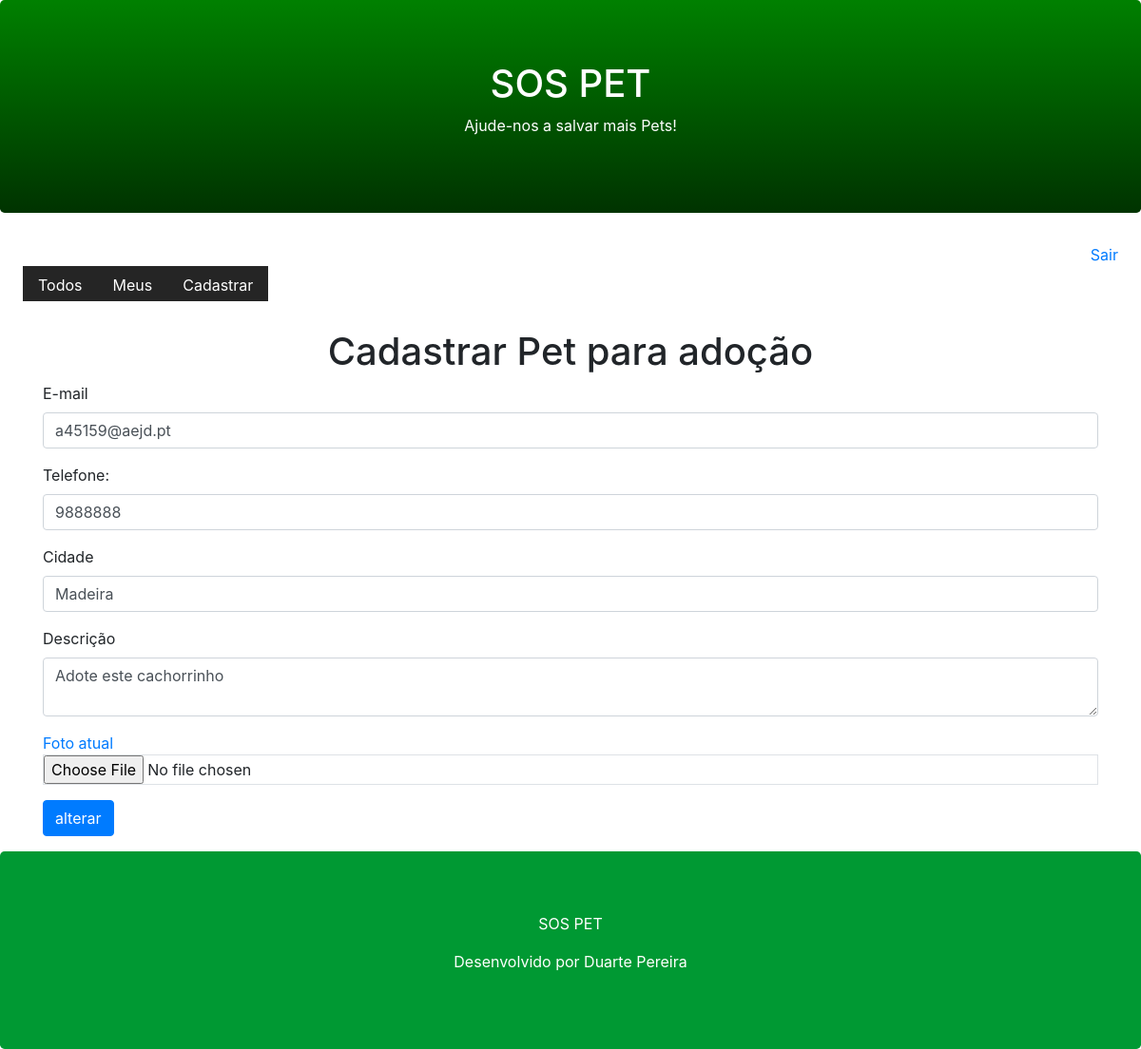
The app's page /pet/register/?id=3 (signed in) with its own data.
### core/models.py (models this page shows, shortened)
class Pet(models.Model):
    city = models.CharField(max_length=100)
    description = models.TextField()
    phone = models.CharField(max_length=11)
    email = models.EmailField()
    begin_date = models.DateTimeField(auto_now_add=True)
    photo = models.ImageField(upload_to='pet')
    active =models.BooleanField(default=True)
    user = models.ForeignKey(User, on_delete = models.CASCADE)

### core/views.py (the view)
# urls.py: path('pet/register/', views.register_pet),
@login_required(login_url='/login/')
def register_pet(request):
    pet_id = request.GET.get('id')
    if pet_id:
        pet = Pet.objects.get(id=pet_id)
        if pet.user == request.user:
            return render(request, 'register-pet.html', {'pet':pet})
    return render(request, 'register-pet.html')

### templates/register-pet.html (shortened to what this page needs)
{% extends "model-page.html" %}
{% block content %}
<h1 class="text-center">Cadastrar Pet para adoção</h1>
<form enctype="multipart/form-data" action="submit", method="POST"> {% csrf_token %}
<div class="container">
    <div class="form-group">
        <label for="email">E-mail</label>
        <input class="form-control" name="email" type="text" value="{{ pet.email }}">
    </div>
    <div class="form-group">
        <label for="phone">Telefone:</label>
        <input class="form-control" name="phone" type="text" value="{{ pet.phone }}">
    </div>
   <div class="form-group">
       <label for="city">Cidade</label>
       <input class="form-control" name="city" type="text" value="{{ pet.city }}">
   </div>
   <div class="form-group">
       <label for="description">Descrição</label>
       <textarea class="form-control" row="5" name="description">{{ pet.description }}</textarea>
   </div>
   <div class="form-group">
       <a href="/media/{{ pet.photo }}" target="_blank">Foto atual</a>
       <input type="file" class="form-control-file border" name="file" accept="image/*">
   </div>
   <button type="submit" class="btn btn-primary">
       {% if pet %}
            alterar
        {% else %}
            Cadastrar
        {% endif %}
   </button>
</form>
{% endblock %}

### records on screen
Pet: email "a45159@aejd.pt", phone "9888888", city "Madeira", description "Adote este cachorrinho"
